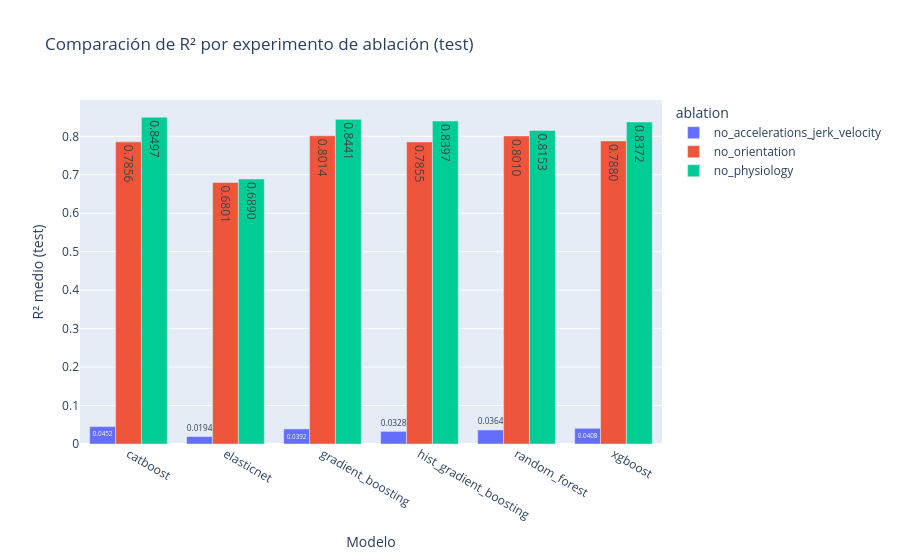

Notebook code cell kept with this figure:
### Code cell
fig = px.bar(
    ablation_df[ablation_df['split']=='test'],
    x='model',
    y='r2_mean',
    color='ablation',
    barmode='group',
    title='Comparación de R² por experimento de ablación (test)',
    text_auto='.4f'
)
fig.update_layout(xaxis_title='Modelo', yaxis_title='R² medio (test)')
fig.show()

### Figure 1 — Plotly figure (JSON) as saved in the notebook; plotly's stock layout.template omitted (floating-point values rounded to 4 significant figures)
{"data": [{"alignmentgroup": "True", "hovertemplate": "ablation=no_accelerations_jerk_velocity<br>model=%{x}<br>r2_mean=%{y}<extra></extra>", "legendgroup": "no_accelerations_jerk_velocity", "marker": {"color": "#636efa", "pattern": {"shape": ""}}, "name": "no_accelerations_jerk_velocity", "offsetgroup": "no_accelerations_jerk_velocity", "orientation": "v", "showlegend": true, "textposition": "auto", "texttemplate": "%{y:.4f}", "type": "bar", "x": ["catboost", "elasticnet", "gradient_boosting", "hist_gradient_boosting", "random_forest", "xgboost"], "xaxis": "x", "y": [0.04525, 0.01935, 0.03923, 0.0328, 0.03643, 0.04082], "yaxis": "y"}, {"alignmentgroup": "True", "hovertemplate": "ablation=no_orientation<br>model=%{x}<br>r2_mean=%{y}<extra></extra>", "legendgroup": "no_orientation", "marker": {"color": "#EF553B", "pattern": {"shape": ""}}, "name": "no_orientation", "offsetgroup": "no_orientation", "orientation": "v", "showlegend": true, "textposition": "auto", "texttemplate": "%{y:.4f}", "type": "bar", "x": ["catboost", "elasticnet", "gradient_boosting", "hist_gradient_boosting", "random_forest", "xgboost"], "xaxis": "x", "y": [0.7856, 0.6801, 0.8014, 0.7855, 0.801, 0.788], "yaxis": "y"}, {"alignmentgroup": "True", "hovertemplate": "ablation=no_physiology<br>model=%{x}<br>r2_mean=%{y}<extra></extra>", "legendgroup": "no_physiology", "marker": {"color": "#00cc96", "pattern": {"shape": ""}}, "name": "no_physiology", "offsetgroup": "no_physiology", "orientation": "v", "showlegend": true, "textposition": "auto", "texttemplate": "%{y:.4f}", "type": "bar", "x": ["catboost", "elasticnet", "gradient_boosting", "hist_gradient_boosting", "random_forest", "xgboost"], "xaxis": "x", "y": [0.8497, 0.689, 0.8441, 0.8397, 0.8153, 0.8372], "yaxis": "y"}], "layout": {"barmode": "group", "legend": {"title": {"text": "ablation"}, "tracegroupgap": 0}, "title": {"text": "Comparación de R² por experimento de ablación (test)"}, "xaxis": {"anchor": "y", "domain": [0, 1], "title": {"text": "Modelo"}}, "yaxis": {"anchor": "x", "domain": [0, 1], "title": {"text": "R² medio (test)"}}}}
